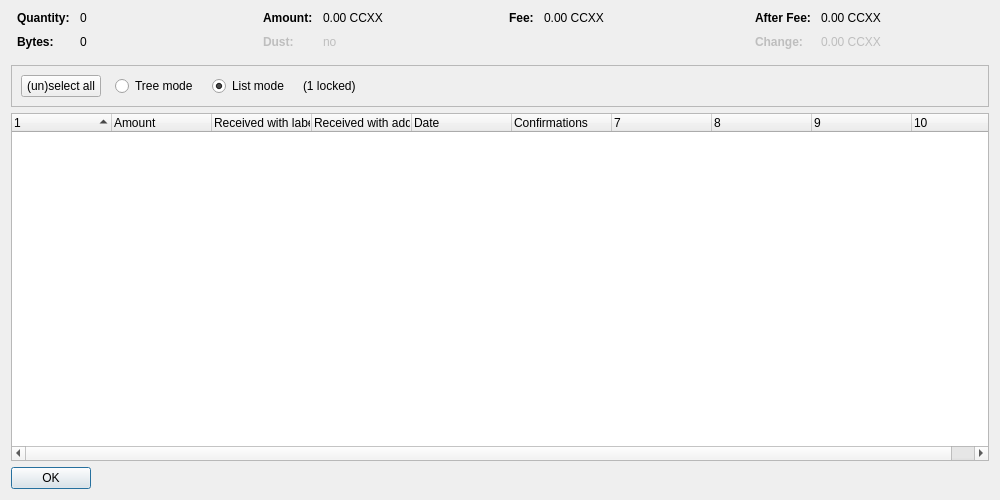
<?xml version="1.0" encoding="UTF-8"?>
<ui version="4.0">
 <class>CoinControlDialog</class>
 <widget class="QDialog" name="CoinControlDialog">
  <property name="geometry">
   <rect>
    <x>0</x>
    <y>0</y>
    <width>1000</width>
    <height>500</height>
   </rect>
  </property>
  <property name="windowTitle">
   <string>Coin Selection</string>
  </property>
  <layout class="QVBoxLayout" name="verticalLayout">
   <item>
    <layout class="QHBoxLayout" name="horizontalLayoutTop" stretch="0,0,0,0">
     <property name="topMargin">
      <number>0</number>
     </property>
     <property name="bottomMargin">
      <number>10</number>
     </property>
     <item>
      <layout class="QFormLayout" name="formLayoutCoinControl1">
       <property name="horizontalSpacing">
        <number>10</number>
       </property>
       <property name="verticalSpacing">
        <number>10</number>
       </property>
       <property name="leftMargin">
        <number>6</number>
       </property>
       <property name="rightMargin">
        <number>6</number>
       </property>
       <item row="0" column="0">
        <widget class="QLabel" name="labelCoinControlQuantityText">
         <property name="font">
          <font>
           <weight>75</weight>
           <bold>true</bold>
          </font>
         </property>
         <property name="text">
          <string>Quantity:</string>
         </property>
        </widget>
       </item>
       <item row="0" column="1">
        <widget class="QLabel" name="labelCoinControlQuantity">
         <property name="cursor">
          <cursorShape>IBeamCursor</cursorShape>
         </property>
         <property name="contextMenuPolicy">
          <enum>Qt::ActionsContextMenu</enum>
         </property>
         <property name="text">
          <string notr="true">0</string>
         </property>
         <property name="textInteractionFlags">
          <set>Qt::LinksAccessibleByMouse|Qt::TextSelectableByKeyboard|Qt::TextSelectableByMouse</set>
         </property>
        </widget>
       </item>
       <item row="1" column="0">
        <widget class="QLabel" name="labelCoinControlBytesText">
         <property name="font">
          <font>
           <weight>75</weight>
           <bold>true</bold>
          </font>
         </property>
         <property name="text">
          <string>Bytes:</string>
         </property>
        </widget>
       </item>
       <item row="1" column="1">
        <widget class="QLabel" name="labelCoinControlBytes">
         <property name="cursor">
          <cursorShape>IBeamCursor</cursorShape>
         </property>
         <property name="contextMenuPolicy">
          <enum>Qt::ActionsContextMenu</enum>
         </property>
         <property name="text">
          <string notr="true">0</string>
         </property>
         <property name="textInteractionFlags">
          <set>Qt::LinksAccessibleByMouse|Qt::TextSelectableByKeyboard|Qt::TextSelectableByMouse</set>
         </property>
        </widget>
       </item>
      </layout>
     </item>
     <item>
      <layout class="QFormLayout" name="formLayoutCoinControl2">
       <property name="horizontalSpacing">
        <number>10</number>
       </property>
       <property name="verticalSpacing">
        <number>10</number>
       </property>
       <property name="leftMargin">
        <number>6</number>
       </property>
       <property name="rightMargin">
        <number>6</number>
       </property>
       <item row="0" column="0">
        <widget class="QLabel" name="labelCoinControlAmountText">
         <property name="font">
          <font>
           <weight>75</weight>
           <bold>true</bold>
          </font>
         </property>
         <property name="text">
          <string>Amount:</string>
         </property>
        </widget>
       </item>
       <item row="0" column="1">
        <widget class="QLabel" name="labelCoinControlAmount">
         <property name="cursor">
          <cursorShape>IBeamCursor</cursorShape>
         </property>
         <property name="contextMenuPolicy">
          <enum>Qt::ActionsContextMenu</enum>
         </property>
         <property name="text">
          <string notr="true">0.00 CCXX</string>
         </property>
         <property name="textInteractionFlags">
          <set>Qt::LinksAccessibleByMouse|Qt::TextSelectableByKeyboard|Qt::TextSelectableByMouse</set>
         </property>
        </widget>
       </item>
       <item row="1" column="0">
        <widget class="QLabel" name="labelCoinControlLowOutputText">
         <property name="enabled">
          <bool>false</bool>
         </property>
         <property name="font">
          <font>
           <weight>75</weight>
           <bold>true</bold>
          </font>
         </property>
         <property name="text">
          <string>Dust:</string>
         </property>
        </widget>
       </item>
       <item row="1" column="1">
        <widget class="QLabel" name="labelCoinControlLowOutput">
         <property name="enabled">
          <bool>false</bool>
         </property>
         <property name="cursor">
          <cursorShape>IBeamCursor</cursorShape>
         </property>
         <property name="contextMenuPolicy">
          <enum>Qt::ActionsContextMenu</enum>
         </property>
         <property name="text">
          <string notr="true">no</string>
         </property>
         <property name="textInteractionFlags">
          <set>Qt::LinksAccessibleByMouse|Qt::TextSelectableByKeyboard|Qt::TextSelectableByMouse</set>
         </property>
        </widget>
       </item>
      </layout>
     </item>
     <item>
      <layout class="QFormLayout" name="formLayoutCoinControl3">
       <property name="horizontalSpacing">
        <number>10</number>
       </property>
       <property name="verticalSpacing">
        <number>10</number>
       </property>
       <property name="leftMargin">
        <number>6</number>
       </property>
       <property name="rightMargin">
        <number>6</number>
       </property>
       <item row="0" column="0">
        <widget class="QLabel" name="labelCoinControlFeeText">
         <property name="font">
          <font>
           <weight>75</weight>
           <bold>true</bold>
          </font>
         </property>
         <property name="text">
          <string>Fee:</string>
         </property>
        </widget>
       </item>
       <item row="0" column="1">
        <widget class="QLabel" name="labelCoinControlFee">
         <property name="cursor">
          <cursorShape>IBeamCursor</cursorShape>
         </property>
         <property name="contextMenuPolicy">
          <enum>Qt::ActionsContextMenu</enum>
         </property>
         <property name="text">
          <string notr="true">0.00 CCXX</string>
         </property>
         <property name="textInteractionFlags">
          <set>Qt::LinksAccessibleByMouse|Qt::TextSelectableByKeyboard|Qt::TextSelectableByMouse</set>
         </property>
        </widget>
       </item>
      </layout>
     </item>
     <item>
      <layout class="QFormLayout" name="formLayoutCoinControl4">
       <property name="horizontalSpacing">
        <number>10</number>
       </property>
       <property name="verticalSpacing">
        <number>10</number>
       </property>
       <property name="leftMargin">
        <number>6</number>
       </property>
       <property name="rightMargin">
        <number>6</number>
       </property>
       <item row="0" column="0">
        <widget class="QLabel" name="labelCoinControlAfterFeeText">
         <property name="font">
          <font>
           <weight>75</weight>
           <bold>true</bold>
          </font>
         </property>
         <property name="text">
          <string>After Fee:</string>
         </property>
        </widget>
       </item>
       <item row="0" column="1">
        <widget class="QLabel" name="labelCoinControlAfterFee">
         <property name="cursor">
          <cursorShape>IBeamCursor</cursorShape>
         </property>
         <property name="contextMenuPolicy">
          <enum>Qt::ActionsContextMenu</enum>
         </property>
         <property name="text">
          <string notr="true">0.00 CCXX</string>
         </property>
         <property name="textInteractionFlags">
          <set>Qt::LinksAccessibleByMouse|Qt::TextSelectableByKeyboard|Qt::TextSelectableByMouse</set>
         </property>
        </widget>
       </item>
       <item row="1" column="0">
        <widget class="QLabel" name="labelCoinControlChangeText">
         <property name="enabled">
          <bool>false</bool>
         </property>
         <property name="font">
          <font>
           <weight>75</weight>
           <bold>true</bold>
          </font>
         </property>
         <property name="text">
          <string>Change:</string>
         </property>
        </widget>
       </item>
       <item row="1" column="1">
        <widget class="QLabel" name="labelCoinControlChange">
         <property name="enabled">
          <bool>false</bool>
         </property>
         <property name="cursor">
          <cursorShape>IBeamCursor</cursorShape>
         </property>
         <property name="contextMenuPolicy">
          <enum>Qt::ActionsContextMenu</enum>
         </property>
         <property name="text">
          <string notr="true">0.00 CCXX</string>
         </property>
         <property name="textInteractionFlags">
          <set>Qt::LinksAccessibleByMouse|Qt::TextSelectableByKeyboard|Qt::TextSelectableByMouse</set>
         </property>
        </widget>
       </item>
      </layout>
     </item>
    </layout>
   </item>
   <item>
    <widget class="QFrame" name="frame">
     <property name="minimumSize">
      <size>
       <width>0</width>
       <height>40</height>
      </size>
     </property>
     <property name="frameShape">
      <enum>QFrame::StyledPanel</enum>
     </property>
     <property name="frameShadow">
      <enum>QFrame::Sunken</enum>
     </property>
     <layout class="QHBoxLayout" name="horizontalLayout">
      <item>
       <layout class="QHBoxLayout" name="horizontalLayoutPanel" stretch="0,0,0,0,0">
        <property name="spacing">
         <number>14</number>
        </property>
        <item>
         <widget class="QPushButton" name="pushButtonSelectAll">
          <property name="sizePolicy">
           <sizepolicy hsizetype="Maximum" vsizetype="Fixed">
            <horstretch>0</horstretch>
            <verstretch>0</verstretch>
           </sizepolicy>
          </property>
          <property name="text">
           <string>(un)select all</string>
          </property>
          <property name="autoDefault">
           <bool>false</bool>
          </property>
         </widget>
        </item>
        <item>
         <widget class="QRadioButton" name="radioTreeMode">
          <property name="sizePolicy">
           <sizepolicy hsizetype="Maximum" vsizetype="Fixed">
            <horstretch>0</horstretch>
            <verstretch>0</verstretch>
           </sizepolicy>
          </property>
          <property name="text">
           <string>Tree mode</string>
          </property>
         </widget>
        </item>
        <item>
         <widget class="QRadioButton" name="radioListMode">
          <property name="sizePolicy">
           <sizepolicy hsizetype="Maximum" vsizetype="Fixed">
            <horstretch>0</horstretch>
            <verstretch>0</verstretch>
           </sizepolicy>
          </property>
          <property name="text">
           <string>List mode</string>
          </property>
          <property name="checked">
           <bool>true</bool>
          </property>
         </widget>
        </item>
        <item>
         <widget class="QLabel" name="labelLocked">
          <property name="text">
           <string notr="true">(1 locked)</string>
          </property>
         </widget>
        </item>
        <item>
         <spacer name="horizontalSpacer">
          <property name="orientation">
           <enum>Qt::Horizontal</enum>
          </property>
          <property name="sizeHint" stdset="0">
           <size>
            <width>40</width>
            <height>20</height>
           </size>
          </property>
         </spacer>
        </item>
       </layout>
      </item>
     </layout>
    </widget>
   </item>
   <item>
    <widget class="CoinControlTreeWidget" name="treeWidget">
     <property name="contextMenuPolicy">
      <enum>Qt::CustomContextMenu</enum>
     </property>
     <property name="sortingEnabled">
      <bool>false</bool>
     </property>
     <property name="columnCount">
      <number>10</number>
     </property>
     <attribute name="headerShowSortIndicator" stdset="0">
      <bool>true</bool>
     </attribute>
     <attribute name="headerStretchLastSection">
      <bool>false</bool>
     </attribute>
     <column>
      <property name="text">
       <string/>
      </property>
     </column>
     <column>
      <property name="text">
       <string>Amount</string>
      </property>
     </column>
     <column>
      <property name="text">
       <string>Received with label</string>
      </property>
     </column>
     <column>
      <property name="text">
       <string>Received with address</string>
      </property>
     </column>
     <column>
      <property name="text">
       <string>Date</string>
      </property>
     </column>
     <column>
      <property name="text">
       <string>Confirmations</string>
      </property>
      <property name="toolTip">
       <string>Confirmed</string>
      </property>
     </column>
     <column>
      <property name="text">
       <string/>
      </property>
     </column>
     <column>
      <property name="text">
       <string/>
      </property>
     </column>
     <column>
      <property name="text">
       <string/>
      </property>
     </column>
     <column>
      <property name="text">
       <string/>
      </property>
     </column>
    </widget>
   </item>
   <item>
    <widget class="QDialogButtonBox" name="buttonBox">
     <property name="sizePolicy">
      <sizepolicy hsizetype="Maximum" vsizetype="Fixed">
       <horstretch>0</horstretch>
       <verstretch>0</verstretch>
      </sizepolicy>
     </property>
     <property name="orientation">
      <enum>Qt::Horizontal</enum>
     </property>
     <property name="standardButtons">
      <set>QDialogButtonBox::Ok</set>
     </property>
    </widget>
   </item>
  </layout>
 </widget>
 <customwidgets>
  <customwidget>
   <class>CoinControlTreeWidget</class>
   <extends>QTreeWidget</extends>
   <header>qt/coincontroltreewidget.h</header>
  </customwidget>
 </customwidgets>
 <resources/>
 <connections/>
</ui>
